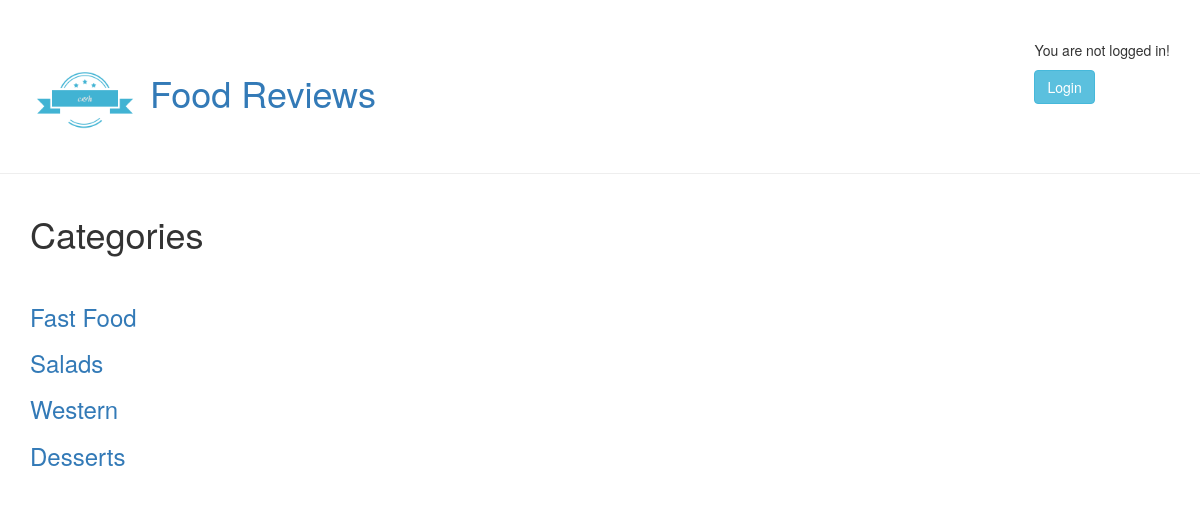
The page / on the database its author committed.
### foodreviews/models.py (models this page shows, shortened)
class Category(models.Model):
    name = models.CharField(max_length=20)

### foodreviews/views.py (the view)
# urls.py: path('', views.IndexView.as_view(), name='index'),
class IndexView(generic.ListView):
    template_name = 'foodreviews/index.html'
    context_object_name = 'categories'
    model = Category

### foodreviews/templates/foodreviews/index.html (shortened to what this page needs)
{% extends 'base.html' %}
{% load static %}
{% block content %}
<h1>Categories</h1>
<br>
{% if categories %}
    {% for category in categories %}
        <h3><a href="{% url 'foodreviews:restaurants' category.id %}">{{ category.name }}</a></h3>
    {% endfor %}
{% else %}
    <p>No categories are available.</p>
{% endif %}
{% endblock %}

### foodreviews/static/foodreviews/style.css (style rules this page uses)
h1 { color: darkgray }

### rows shown on the page
Category: name "Fast Food"
Category: name "Salads"
Category: name "Western"
Category: name "Desserts"
